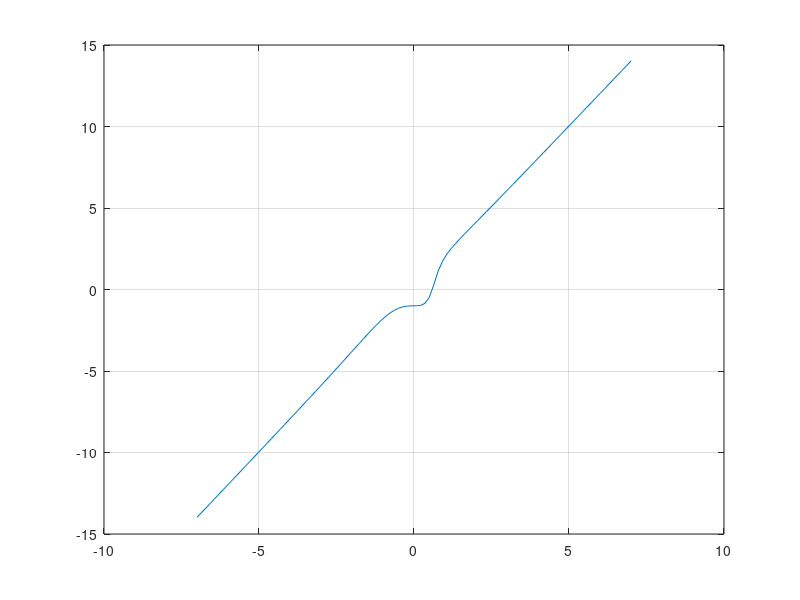

MATLAB code to generate this figure: (Note: this script raises an error after producing the figure.)
clear all;clc
tol = 1e-4;

d = @(x) sqrt((x-1)^2+x^4);

deriv = @(x) (-1+ x + 2.*x.^3)./(sqrt( (x-1).^2 + x.^4));
deriv2 = @(x) (2*x.^6 + 3*x.^4 - 8*x.^3 + 6*x.^2)./( ((x-1).^2 + x.^4) .* sqrt((x-1).^2 + x.^4) );

xl = linspace(-7,7,100);
plot(xl,deriv(xl)) #x = 0.6 y = 0.6^2 = 0.36
grid on;

[x,h,it,t] = newton(deriv,deriv2,0.6,100,tol)

disp(" ")
disp("El punto de y=x^2 mas cercano a (1,0) es")
y = x^2;
[x,y]
